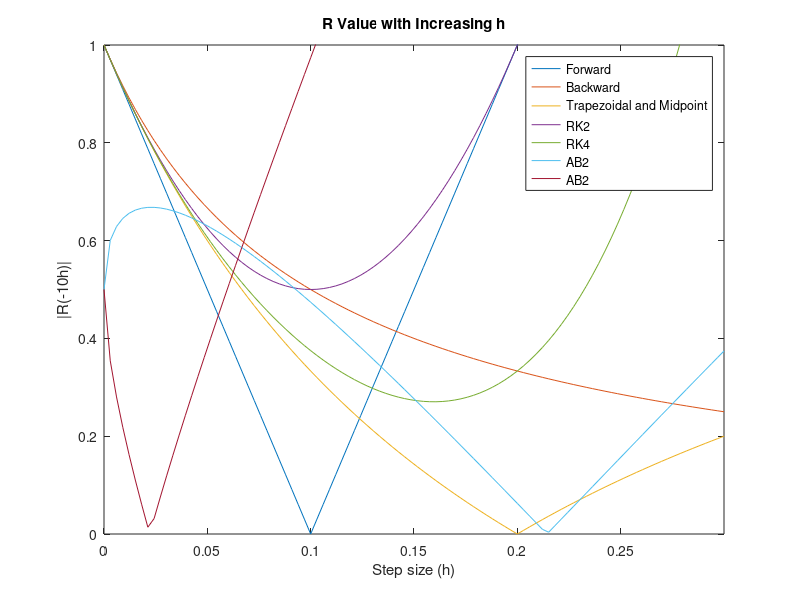

This chart was generated by the following MATLAB code:
clc; clear all; close all;

h = linspace(0,.3,100);
z = -10.*h;

r = {
    1+z,                                            ... % fwd
    1./(1-z),                                       ... % bwd
    (1+z./2)./(1-z./2),                             ... % trap and mid
    1+z+(z.^2)./2,                                  ... % rk2
    1+z+(z.^2)./2+(z.^3)./6+(z.^4)./24,             ... % rk4
    ((1-15.*h)+sqrt((1-15.^h).^2+20.*h))./2,        ... % ab2
    ((1-15.*h)-sqrt((1-15.^h).^2+20.*h))./2         ... % ab2    
};


figure(1)
for i = 1:length(r)
    x = h;
    y = abs(r{i});
    plot(x,y)
    xlim([0 0.3])
    ylim([0 1])
    hold on
end
legend('Forward','Backward','Trapezoidal and Midpoint','RK2','RK4','AB2','AB2')
title('R Value with Increasing h')
xlabel('Step size (h)')
ylabel('|R(-10h)|')



